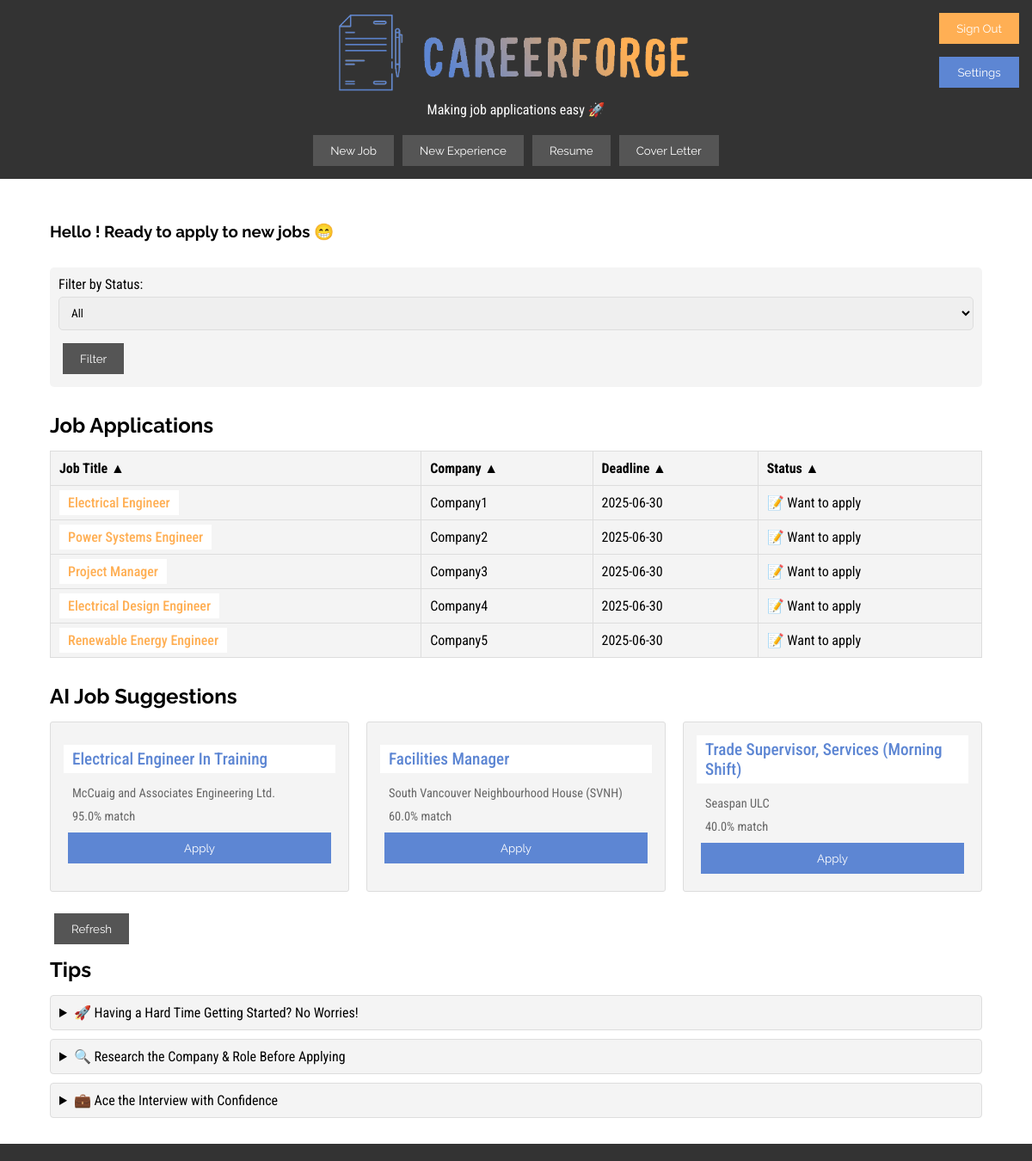
The page / (signed in) on the database its author committed.
### tables this page shows
CREATE TABLE jobs (
            id INTEGER PRIMARY KEY AUTOINCREMENT,
            userId INTEGER, 
            jobTitle TEXT,
            location TEXT,
            industry TEXT,
            deadline DATE,
            salaryRange TEXT,
            experienceLevel TEXT,
            rate INTEGER,
            description TEXT,
            status TEXT,
            link TEXT,
            company TEXT,
            FOREIGN KEY (userId) REFERENCES users(id)
        );

CREATE TABLE jobSuggestions (
            id INTEGER PRIMARY KEY AUTOINCREMENT,
            userId INTEGER,
            jobTitle TEXT,
            company TEXT,
            link TEXT,
            matchScore REAL,
            FOREIGN KEY (userId) REFERENCES users(id)
        );

### main.py (the view)
@app.route('/')
def index():
    user_id = 1  # Replace with actual session user ID
    if 'userId' not in session:
        return redirect(url_for('login'))
    user_id = session['userId']
    status_filter = request.args.get('status')
    if status_filter:
        jobs = JobModel.getJobsByStatus(user_id, status_filter)
    else:
        jobs = JobModel.getJobs(user_id)
    ai_suggestions = JobModel.getJobSuggestions(user_id)  # Fetch AI suggestions from DB
    return render_template('index.html', jobs=jobs, aiSuggestions=ai_suggestions, user_id=user_id)

### models/jobModel.py (called while the page is built)
    @staticmethod
    def getJobs(userId):
        conn = sqlite3.connect('database.db')
        cursor = conn.cursor()
        cursor.execute('SELECT * FROM jobs WHERE userId = ?', (userId,))
        jobs = cursor.fetchall()
        conn.close()
        return jobs

    @staticmethod
    def getJobSuggestions(userId):
        conn = sqlite3.connect('database.db')
        cursor = conn.cursor()
        cursor.execute('SELECT jobTitle, company, link, matchScore FROM jobSuggestions WHERE userId = ?', (userId,))
        results = cursor.fetchall()
        conn.close()
        return [{"jobTitle": r[0], "company": r[1], "link": r[2], "matchScore": r[3]} for r in results]

### templates/index.html (shortened to what this page needs)
<!DOCTYPE html>
<html lang="en">
<head>
  <link rel="stylesheet" href="{{ url_for('static', filename='css/styles.css') }}">
</head>
<body>
<header>
  <div class="logo">
    <img src="{{ url_for('static', filename='media/logo.png') }}" alt="Logo" class="logo">
    <p class="slogan">Making job applications easy &#128640;</p>
  </div>
  <nav>
    <button onclick="location.href='newJob'">New Job</button>
    <button onclick="location.href='newExperience'">New Experience</button>
    <button onclick="location.href='resume'">Resume</button>
    <button onclick="location.href='coverLetter'">Cover Letter</button>
    <div class="top-right-buttons">
      <button class="sign-out" onclick="location.href='{{ url_for('signout') }}'">Sign Out</button>
      <button class="user-profile" onclick="location.href='profile'">Settings</button>
    </div>
  </nav>
</header>
<div id="#wrapper">
  <div id="content">
    <main>
      <h3 class="welcoming-message">
        Hello ! Ready to apply to new jobs &#128513;
      </h3>
      <form method="GET" action="/">
        <label for="status">Filter by Status:</label>
        <select name="status" id="status">
          <option value="">All</option>
        </select>
        <button type="submit">Filter</button>
      </form>
      <h2>Job Applications</h2>
      <table id="job-table">
        <thead>
          <tr>
            <th onclick="toggleSort(0)">Job Title <span id="arrow-0">&#9650;</span></th>
            <th onclick="toggleSort(1)">Company <span id="arrow-1">&#9650;</span></th>
            <th onclick="toggleSort(2)">Deadline <span id="arrow-2">&#9650;</span></th>
            <th onclick="toggleSort(3)">Status <span id="arrow-3">&#9650;</span></th>
          </tr>
        </thead>
        <tbody>
          {% for job in jobs %}
          <tr>
            <td>
              <a href="{{ url_for('newJob', jobId=job[0]) }}">{{ job[2] }}</a>
            </td>
            <td>{{ job[12] }}</td>
            <td>{{ job[5] }}</td>
            <td>{{ job[10] }}</td>
          </tr>
          {% else %}
          <tr>
            <td colspan="4">No jobs available</td>
          </tr>
          {% endfor %}
        </tbody>
      </table>
      <h2>AI Job Suggestions</h2>
      <div class="jobs-grid" id="ai-suggestions">
        {% if aiSuggestions %}
          {% for suggestion in aiSuggestions %}
            <div class="job">
              <a href="{{ suggestion.link }}" class="job-title">{{ suggestion.jobTitle }}</a>
              <p>{{ suggestion.company }}</p>
              <p>{{ suggestion.matchScore }}% match</p>
              <button class="add-me">Apply</button>
            </div>
          {% endfor %}
        {% else %}
          <p>No AI suggestions yet. Click "Refresh".</p>
        {% endif %}
      </div>
      <button id="refresh-suggestions">Refresh</button>
      <h2>Tips</h2>
      <details>
        <summary>🚀 Having a Hard Time Getting Started? No Worries!</summary>
      </details>
      <details>
        <summary>🔍 Research the Company & Role Before Applying</summary>
      </details>
      <details>
        <summary>💼 Ace the Interview with Confidence</summary>
      </details>
    </main>
  </div>
  <footer id="footer">
  </footer>
</div>
</body>
</html>

### static/css/styles.css (style rules this page uses)
*, *::before, *::after { margin: 0; padding: 0; box-sizing: border-box; font-family: "Roboto Condensed", sans-serif; }
html, body { height: 100%; }
body { margin: 0; padding: 0; background-color: white; display: flex; flex-direction: column; }
#content { max-width: 1124px; margin: 0 auto; padding: 0; display: flex; flex-direction: column; min-height: 100vh; }
h1, h2, h3, h4, h5, h6, button, li { font-family: "Raleway", sans-serif; }
input, textarea, select, p, span, a, td { font-family: "Roboto Condensed", sans-serif; }
button { background-color: #555; color: #fff; border: none; padding: 10px 20px; margin: 5px; cursor: pointer; }
::placeholder { font-family: "Roboto Condensed", sans-serif; }
a { text-decoration: none; color: #FFAF54; font-weight: 500; transition: color 0.3s ease, background-color 0.3s ease; background-color: white; padding: 5px 10px; }
header, footer { background-color: #333; color: #fff; padding: 10px 0; text-align: center; position: relative; }
nav { display: flex; justify-content: center; align-items: center; flex-wrap: wrap; }
.logo { text-align: center; }
.logo img { max-width: 450px; height: auto; }
.top-right-buttons { position: absolute; top: 10px; right: 10px; display: flex; flex-direction: column; gap: 5px; }
.user-profile { background-color: #5D86D3; }
.sign-out { background-color: #FFAF54; }
.welcoming-message { padding: 20px 0; }
.slogan { padding: 0 0 15px 0; }
main { padding: 20px; }
h2 { padding: 10px 0 15px 0; }
table { width: 100%; border-collapse: collapse; margin-bottom: 20px; background-color: #f4f4f4; }
table, th, td { border: 1px solid #ddd; }
th, td { padding: 10px; text-align: left; }
h3 { margin: 10px 0; }
#footer { position: relative; text-align: center; }
.jobs-grid { display: flex; flex-wrap: wrap; gap: 20px; margin-bottom: 20px; }
.job { flex: 1 1 calc(25% - 20px); padding: 15px; background-color: #f4f4f4; border-radius: 3px; box-sizing: border-box; display: flex; flex-direction: column; justify-content: center; border: 1px solid #ddd; }
.job-title { font-size: 1.2em; color: #5D86D3; text-decoration: none; margin-bottom: 10px; }
.job p { margin: 5px 10px; font-size: 0.9em; color: #666; }
.add-me { padding: 10px 20px; background-color: #5D86D3; color: #fff; border: none; border-radius: 0px; cursor: pointer; text-align: center; }
details { margin-bottom: 10px; border: 1px solid #ddd; border-radius: 4px; padding: 10px; background: #f4f4f4; }
summary { cursor: pointer; outline: none; }
form { margin-bottom: 20px; margin-top: 5px; background-color: #f4f4f4; padding: 10px; gap: 15px; border-radius: 5px; }
form label { display: block; margin-bottom: 5px; }
form input, form textarea, form select { width: 100%; padding: 10px; margin-bottom: 10px; border: 1px solid #ddd; border-radius: 5px; }
form button[type="submit"] { grid-column: span 2; }

### rows shown on the page
jobs: jobTitle "Electrical Engineer", company "Company1", deadline "2025-06-30", status "📝 Want to apply"
jobs: jobTitle "Power Systems Engineer", company "Company2", deadline "2025-06-30", status "📝 Want to apply"
jobs: jobTitle "Project Manager", company "Company3", deadline "2025-06-30", status "📝 Want to apply"
jobs: jobTitle "Electrical Design Engineer", company "Company4", deadline "2025-06-30", status "📝 Want to apply"
jobs: jobTitle "Renewable Energy Engineer", company "Company5", deadline "2025-06-30", status "📝 Want to apply"
jobSuggestions: jobTitle "Electrical Engineer In Training", company "McCuaig and Associates Engineering Ltd.", matchScore "95.0"
jobSuggestions: jobTitle "Facilities Manager", company "South Vancouver Neighbourhood House (SVNH)", matchScore "60.0"
jobSuggestions: jobTitle "Trade Supervisor, Services (Morning Shift)", company "Seaspan ULC", matchScore "40.0"
